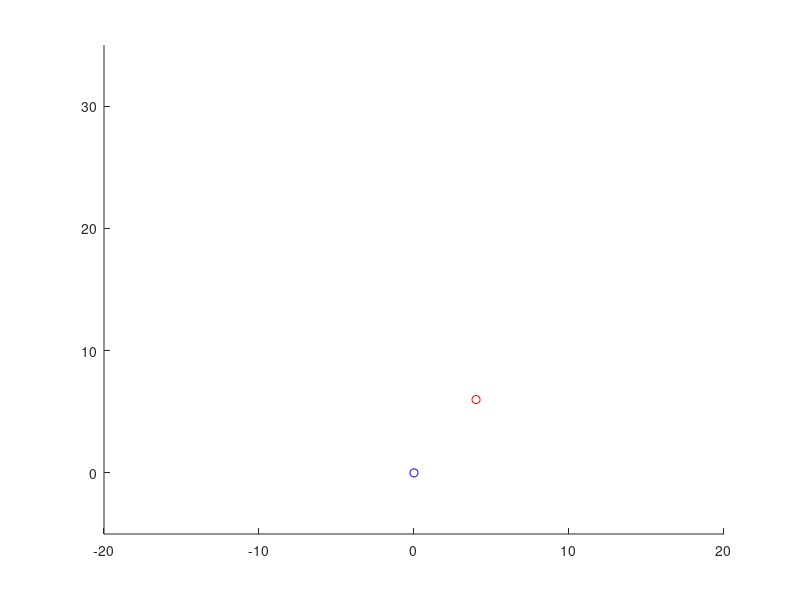

Write MATLAB code to recreate this figure. (Note: this script raises an error after producing the figure.)
clear;clc;
% Main function for 2D game AI for pop-the-balloon

%
% Game state convention
%        +x
%         |
%         |
%   +y - -
%

tstep=1;
tmax=20;

Game.uType="velstep";
%Options: velstep (step of constant size, from velocity)
%         accel (double integrator)
Game.dt=tstep;

% Red and blue teams, Sred and Sblue
% S contains state information

Qpur = diag([100 100 0 0]); Rpur = diag([0.1 1]);
Qeva = diag([10 10 0 0]); Reva = diag([1 1]);

eye2=eye(2); zer2=zeros(2,2);
Hpur=[eye2 zer2 zer2 zer2;
    zer2 zer2 eye2 zer2];
Heva=Hpur;
Rnoisepur=0.0002*eye(4);
Rnoiseeva=Rnoisepur;


dt=tstep;
n=2; %n is dim(x)/2 so I can copy/paste dynamic functions
Abk1=[eye(n) dt*eye(n); zeros(n,n) 0.35*eye(n)]; %Apur
Abk2=[eye(n) dt*eye(n); zeros(n,n) 0.3*eye(n)]; %Aeva
Aeva=blkdiag(Abk1,Abk2);
Gnoiseeva=blkdiag([eye(n)*dt^2/2;eye(n)*dt],[eye(n)*dt^2/2;eye(n)*dt]);
Qnoiseeva=0.002*eye(4);
Qnoisepur=Qnoiseeva;
Bnoiseeva=Gnoiseeva;
Peva=1e-2*eye(8);

Ppur=Peva;

%This can be shunted off to a separate function
n=0; %n is now the iteration index (yes, misuse of var names)
xTrue=[[0 0 2.2 0.8]'; [4 6 0 0]'];
xPur=xTrue;
xEva=xTrue;
axisveck=[-20 20 -5 35];

figure(1);clf
f1=scatter(xTrue(1),xTrue(2),'b');
hold on
f2=scatter(xTrue(5),xTrue(6),'r');
axis(axisveck)

%Particle filter initialization
npart=10;


for ij=1:tstep:tmax
    n=n+1;
    
    %reset noise inflations
    QinflatePur=Qnoisepur;
    QinflateEva=Qnoiseeva;
    
    xPurMean=xTrue+1e-2*randn(8,1);
    xEva=xTrue+1e-2*randn(8,1);
    
    % Guessing pursuer
    gameState_p.xPur=xPurMean(1:4);
    gameState_p.xEva=xPurMean(5:8);
    gameState_p.dt=tstep;
    gameState_p.kMax=1;
    gameState_p.nu=2;
    utemp=permn(-2:.5:1,2)';
    for ik=1:length(utemp)
        Spur_p.uMat{ik}=utemp(:,ik);
    end
    Spur_p.Jname='J_pur';
    Spur_p.fname='f_dynPur';
    Spur_p.Jparams.Q=Qpur;
    Spur_p.Jparams.Rself=Rpur;
    Spur_p.Jparams.Ropp=zeros(2,2);
    Seva_p.uMat = Spur_p.uMat;
    Seva_p.Jname='J_eva';
    Seva_p.fname='f_dynEva';
    Seva_p.Jparams.Q=Qeva;
    Seva_p.Jparams.Rself=Reva;
    Seva_p.Jparams.Ropp=zeros(2,2);
    % Propagate to next time step
    [up,ue,flag]=f_dyn(Spur_p,Seva_p,gameState_p,zeros(4,1));
    if flag==0
        upp=randsample(1:length(Spur_p.uMat),1,true,up);
        uPurTrue=Spur_p.uMat{upp}(:,1);
        uEvaEst=zeros(gameState_p.nu,gameState_p.kMax);
        for ik=1:length(Seva_p.uMat)
            uEvaEst=uEvaEst+ue(ik)*Seva_p.uMat{ik}(:,1);
        end
        QinflatePur=Qnoisepur+blkdiag(zer2,1*eye2);
    else
        uPurTrue=up;
        uEvaEst=ue;
    end
    xPur_bar(1:4)=f_dynPur(xPurMean(1:4),uPurTrue,tstep,zeros(2,1));
    xPur_bar(5:8)=f_dynEva(xPurMean(5:8),uEvaEst ,tstep,zeros(2,1));
    
    for ik=1:npart
        
        
        
        
    end
    
    %Omniscient evader
    gameState_e.xPur=xEva(1:4);
    gameState_e.xEva=xEva(5:8);
    gameState_e.dt=tstep;
    gameState_e.kMax=1;
    gameState_e.nu=2;
    utemp=permn(-2:.5:1,2)';
    for ik=1:length(utemp)
        Spur_e.uMat{ik}=utemp(:,ik);
    end
    Spur_e.Jname='J_pur';
    Spur_e.fname='f_dynPur';
    Spur_e.Jparams.Q=Qpur;
    Spur_e.Jparams.Rself=Rpur;
    Spur_e.Jparams.Ropp=zeros(2,2);
    Seva_e.uMat = Spur_e.uMat;
    Seva_e.Jname='J_eva';
    Seva_e.fname='f_dynEva';
    Seva_e.Jparams.Q=Qeva;
    Seva_e.Jparams.Rself=Reva;
    Seva_e.Jparams.Ropp=zeros(2,2);    
    gameState_e = gameState_p;
    gameState_e.xPur=xEva(1:4);
    gameState_e.xEva=xEva(5:8);
    [up,ue,flag]=f_dyn(Spur_e,Seva_e,gameState_e,zeros(4,1));
    if flag==0
        uee=randsample(1:length(Seva_e.uMat),1,true,ue);
        uEvaTrue=Seva_e.uMat{uee}(:,1);
        uPurEst=zeros(gameState_p.nu,gameState_p.kMax);
        for ik=1:length(Seva_p.uMat)
            uPurEst=uPurEst+up(ik)*Seva_p.uMat{ik}(:,1);
        end
        QinflateEva=Qnoiseeva+blkdiag(1*eye2, zer2);
    else
        uEvaTrue=ue;
        uPurEst=up;
    end
    
    xTrue(1:4)=f_dynPur(xTrue(1:4),uPurTrue(:,1),tstep,zeros(2,1));
    xTrue(5:8)=f_dynEva(xTrue(5:8),uEvaTrue(:,1),tstep,zeros(2,1));
    uPur=uPurTrue
    uEva=uEvaTrue
    xTrue
    
    zPur=Hpur*xTrue+chol(Rnoisepur)'*randn(4,1);
    zEva=Heva*xTrue+chol(Rnoiseeva)'*randn(4,1);
    
    [xPur,Ppur]=kfstep(xPur,zPur,Aeva,Bnoiseeva,[uPurTrue;uEvaEst],Gnoiseeva,QinflatePur,Ppur,Heva,Rnoiseeva);
    [xEva,Peva]=kfstep(xEva,zEva,Aeva,Bnoiseeva,[uPurEst;uEvaTrue],Gnoiseeva,QinflateEva,Peva,Heva,Rnoisepur);
    
    figure(1)
    pause(.1)
    delete(f1); delete(f2)
    f1=scatter(xTrue(1),xTrue(2),'b');
    hold on
    f2=scatter(xTrue(5),xTrue(6),'r');
    axis(axisveck)
end



